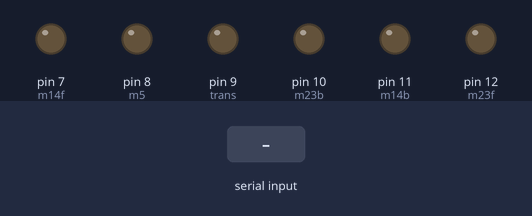
Recording of a sketch running on a simulated Arduino Uno, built with avr-gcc and run on an emulated ATmega328P. Parts: output pins drawn as LEDs (lit = HIGH). The test bench sets the inputs (shaded band).

Above: at 1.2 s.
1.3 s: "F" received over Serial
At 2.1 s:
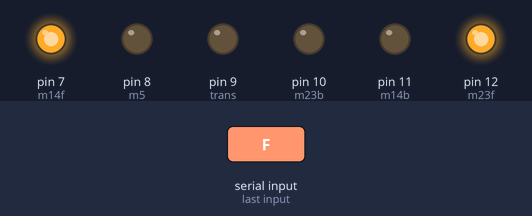
2.8 s: "G" received over Serial
At 3.2 s:
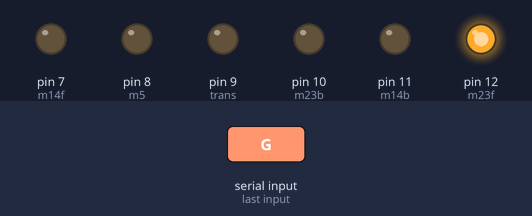
4.3 s: "L" received over Serial
At 5.5 s:
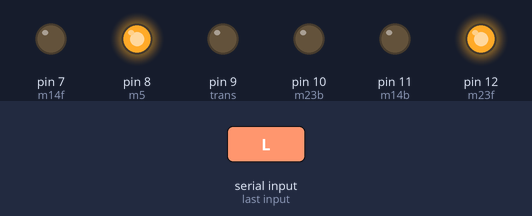
5.8 s: "I" received over Serial
At 6.7 s:
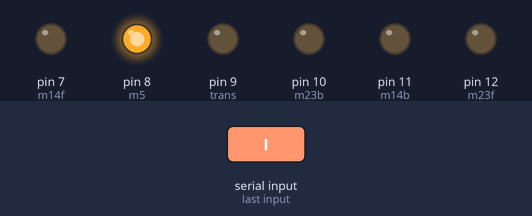
7.3 s: "B" received over Serial
At 7.8 s:
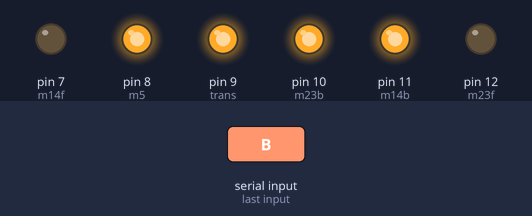
8.8 s: "R" received over Serial
At 10.2 s:
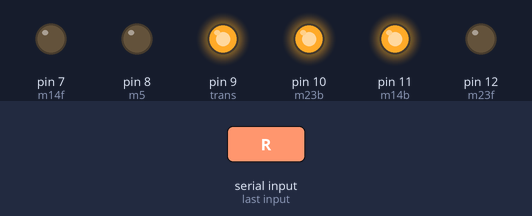
Timing chart, 0 to 11.3 s (numbered marks = the images above; inputs shaded):
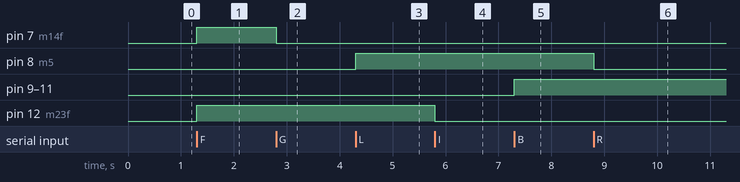

The sketch:

final.ino
```cpp
#define m14f 7
#define m23f 12
#define m14b 11
#define m23b 10
#define m5 8
#define trans 9
char state;
void setup() {
  // put your setup code here, to run once:
Serial.begin(9600);
pinMode(m14f,OUTPUT);
pinMode(m23f,OUTPUT);
pinMode(m23b,OUTPUT);
pinMode(m14b,OUTPUT);
pinMode(m5,OUTPUT);
pinMode(trans,OUTPUT);
digitalWrite(m14f,LOW);
digitalWrite(m23f,LOW);
digitalWrite(m23b,LOW);
digitalWrite(m14b,LOW);
digitalWrite(m5,LOW);
digitalWrite(trans,LOW);
}

void loop() {
  // put your main code here, to run repeatedly:
if(Serial.available()>0)
state=Serial.read();
if(state=='F')
{ digitalWrite(m14f,HIGH);
digitalWrite(m23f,HIGH);
digitalWrite(m14b,LOW);
digitalWrite(m23b,LOW) ;
 digitalWrite(trans,LOW);
}
if(state=='G')
digitalWrite(m14f,LOW);
if(state=='I')
digitalWrite(m23f,LOW);
if(state=='L')
digitalWrite(m5,HIGH);
if(state=='R')
digitalWrite(m5,LOW);
if(state=='U')
{digitalWrite(m14f,LOW);
digitalWrite(m23f,LOW);
digitalWrite(m23b,LOW);
digitalWrite(m14b,LOW);
digitalWrite(m5,LOW);
digitalWrite(trans,LOW);}
if(state=='B')
{ digitalWrite(m14f,LOW);
digitalWrite(m23f,LOW);
digitalWrite(m14b,HIGH);
digitalWrite(m23b,HIGH);
digitalWrite(trans,HIGH);}
if(state=='H')
{ digitalWrite(m14f,LOW);
digitalWrite(m23f,LOW);
digitalWrite(m14b,HIGH);
digitalWrite(m23b,LOW); }
if(state=='J')
{ digitalWrite(m14f,LOW);
digitalWrite(m23f,LOW);
digitalWrite(m14b,LOW);
digitalWrite(m23b,HIGH); } }
```

Measured:
- after the input at 1.3 s, pin 7 (m14f), pin 12 (m23f): LOW → HIGH at once
- after the input at 2.8 s, pin 7 (m14f): HIGH → LOW at once
- after the input at 4.3 s, pin 8 (m5): LOW → HIGH at once
- after the input at 5.8 s, pin 12 (m23f): HIGH → LOW at once
- after the input at 7.3 s, pin 9 (trans), pin 10 (m23b), pin 11 (m14b): LOW → HIGH at once
- after the input at 8.8 s, pin 8 (m5): HIGH → LOW at once
